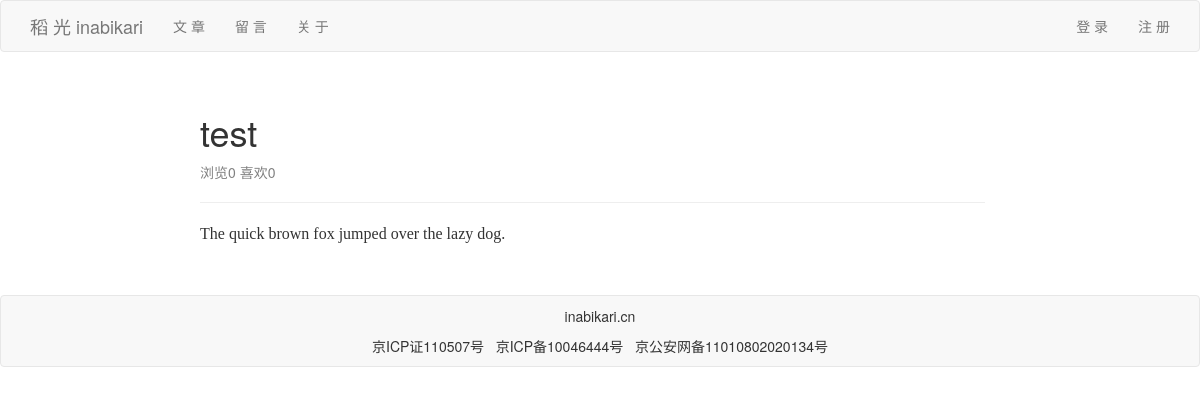
The app's page /post/a2/, older data.
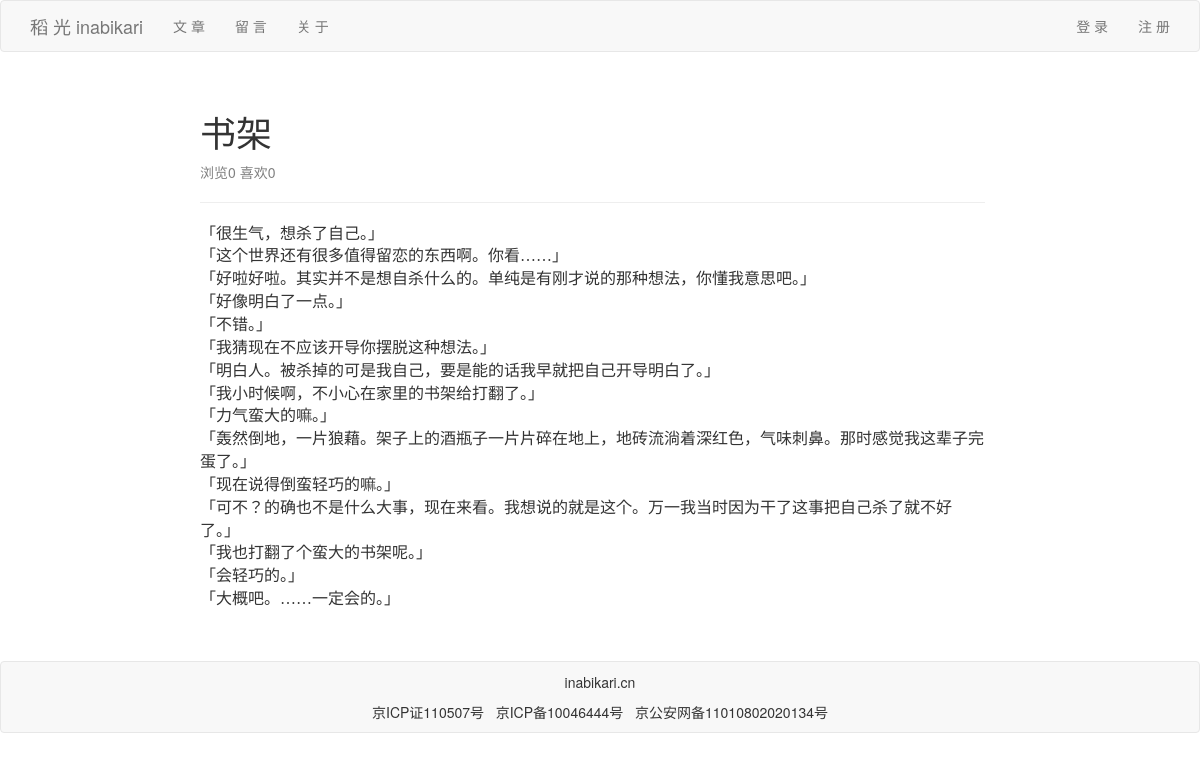
The same page, newer data.
### mainsite/models.py (models this page shows, shortened)
class Post(models.Model):
    title=models.CharField(max_length=200)
    slug=models.CharField(max_length=200)
    body=models.TextField()
    pub_date=models.DateTimeField(default=timezone.now)
    view_num=models.SmallIntegerField(default=0)
    like_num=models.SmallIntegerField(default=0)
    comment_list=models.TextField(default='')
    class Meta:
        ordering=('-pub_date',)

### mainsite/views.py (the view)
# urls.py: path('post/<slug:slug>/',showPost),
def showPost(request,slug):
    try:
        post=Post.objects.get(slug=slug)
        if post!=None:
            return render(request,'post.html',locals())
    except:
        return redirect('/')

### templates/post.html (shortened to what this page needs)
{% extends 'base.html' %}
{% block content %}
        <class class="row">
            <class class="col-md-10" style="padding-left:200px;">
                <h1>
                    {{post.title}}
                </h1>
                <p style="color:grey">浏览{{post.view_num}}   喜欢{{post.like_num}}</p>
                <hr>
                <p style="font-family: 等线，微软雅黑;font-size: 12pt;font-weight: normal;letter-spacing: normal;">
                    {{post.body|linebreaksbr}}
                </p>
            </class>
        </class>
{% endblock %}

Row changes from the older to the newer data that the page shows:
changed Post: title "test" → "书架"; body "The quick brown fox jumped over the lazy dog." → "「很生气，想杀了自己。」 「这个世界还有很多值得留恋的东西啊。你看……」 「好啦好啦。其实并不是想自杀什么的。单纯是有刚才说的那种想法，你懂我意思吧。」 「好像明白了一点。」 「不错。」 「我猜现在不应该开导你摆脱这种想法。」 「明白人。被杀掉的可是我自己，要是能的话我早就把自己开导明白了。」 「我小时候啊，不小心在家里的书架给打翻了。」 「力气蛮大的嘛。」 「轰然倒地，一片狼藉。架子上的酒瓶子一片片碎在地上，地砖流淌着深红色，气味刺鼻。那时感觉我这辈子完蛋了。」 「现在说得倒蛮轻巧的嘛。」 「可不？的确也不是什么大事，现在来看。我想说的就是这个。万一我当时因为干了这事把自己杀了就不好了。」 「我也打翻了个蛮大的书架呢。」 「会轻巧的。」 「大概吧。……一定会的。」"
